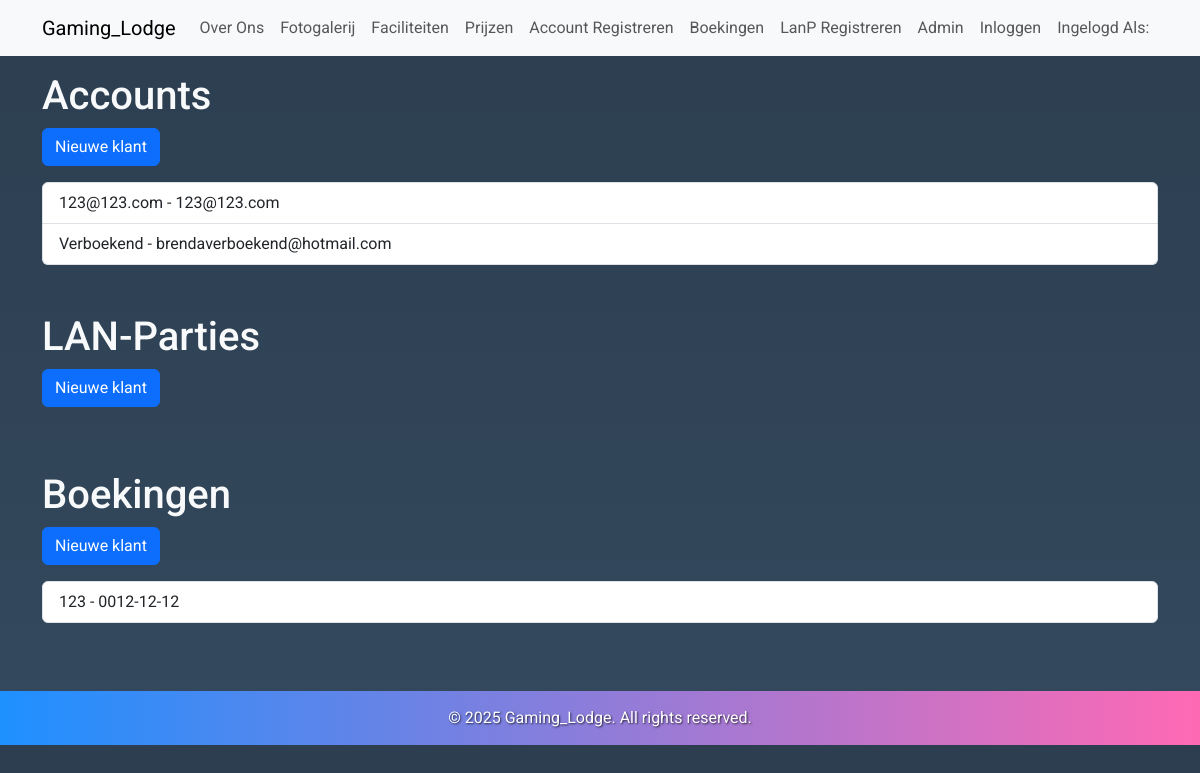
/admin, run on an earlier commit of the app's database.
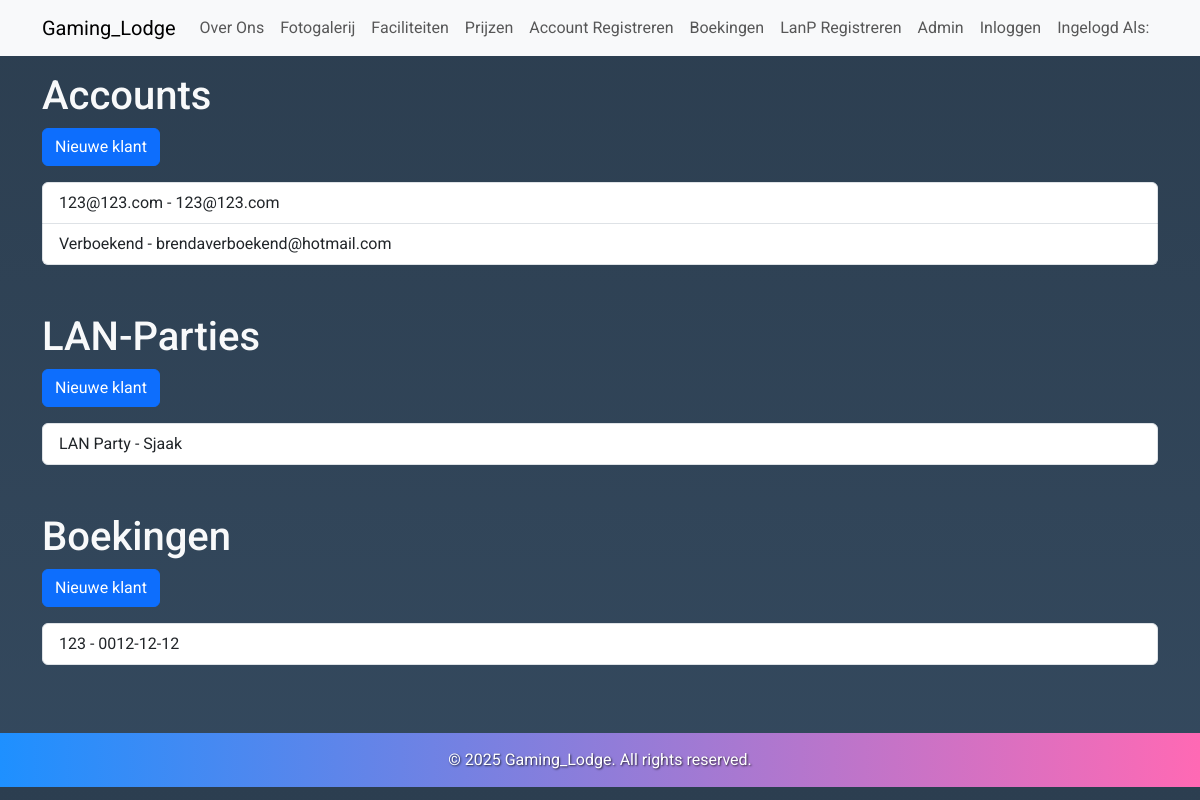
And on a later commit of the database.
### dbmodel.py (models this page shows, shortened)
class KlantTabel(db.Model, UserMixin):
    id = db.Column(db.Integer, primary_key=True)
    username = db.Column(db.String(80), nullable=False)
    email = db.Column(db.String(120), nullable=False)
    password = db.Column(db.String(120), nullable=False)

class BoekingTabel(db.Model):
    id = db.Column(db.Integer, primary_key=True)
    username = db.Column(db.String(80), nullable=False)
    email = db.Column(db.String(80), nullable=False)
    phone = db.Column(db.String(80), nullable=False)
    arrival = db.Column(db.String(80), nullable=False)
    duration = db.Column(db.String(80), nullable=False)
    adults = db.Column(db.String(80), nullable=False)
    special = db.Column(db.String(80), nullable=False)
    payment = db.Column(db.String(80), nullable=False)
    promo = db.Column(db.String(80), nullable=False)

class LanTabel(db.Model):
    id = db.Column(db.Integer, primary_key=True)
    lannaam = db.Column(db.String(80), nullable=False)
    organisator = db.Column(db.String(80), nullable=False)
    email = db.Column(db.String(120), nullable=False)
    datum = db.Column(db.String(20), nullable=False)
    aantalstoelen = db.Column(db.Integer, nullable=False)
    opmerking = db.Column(db.String(120))

### routes.py (the view)
@app.route('/admin', methods=['GET', 'POST'])
def klanten():
    users = KlantTabel.query.all()
    parties = LanTabel.query.all()
    boekingen = BoekingTabel.query.all()
    return render_template('admin.html', users=users, parties=parties, boekingen=boekingen)

### app.py (called while the page is built)
@app.before_request
def create_tables():
    db.create_all()

### templates/admin.html (shortened to what this page needs)
{% extends "base.html" %}
{% block content %}
<h1>Accounts</h1>
<a class="btn btn-primary" href="/klant/toevoegen">Nieuwe klant</a>
<ul class="list-group mt-3">
  {% for user in users %}
  <li class="list-group-item d-flex justify-content-between align-items-center">
    {{ user.username }} - {{ user.email }}
  </li>
  {% endfor %}
</ul><br><br>
<h1>LAN-Parties</h1>
<a class="btn btn-primary" href="/klant/toevoegen">Nieuwe klant</a>
<ul class="list-group mt-3">
  {% for party in parties %}
  <li class="list-group-item d-flex justify-content-between align-items-center">
    {{ party.lannaam }} - {{ party.organisator }}
  </li>
  {% endfor %}
</ul><br><br>
<h1>Boekingen</h1>
<a class="btn btn-primary" href="/klant/toevoegen">Nieuwe klant</a>
<ul class="list-group mt-3">
  {% for boeking in boekingen %}
  <li class="list-group-item d-flex justify-content-between align-items-center">
    {{ boeking.username }} - {{ boeking.arrival }}
  </li>
  {% endfor %}
</ul><br><br>
{% endblock %}

### templates/base.html (shortened to what this page needs)
<!DOCTYPE html>
<html lang="en">
<head>
    <link rel="stylesheet" href="https://cdn.jsdelivr.net/npm/bootstrap@5.3.0/dist/css/bootstrap.min.css">
</head>
<body>
    <nav class="navbar navbar-expand-lg navbar-light bg-light">
        <div class="container">
            <a class="navbar-brand" href="/">Gaming_Lodge</a>
            <div class="collapse navbar-collapse" id="navbarNav">
                <ul class="navbar-nav me-auto">
                    <li class="nav-item"><a class="nav-link" href="/overons">Over Ons</a></li>
                    <li class="nav-item"><a class="nav-link" href="/fotogalerij">Fotogalerij</a></li>
                    <li class="nav-item"><a class="nav-link" href="/faciliteiten">Faciliteiten</a></li>
                    <li class="nav-item"><a class="nav-link" href="/prijslijst">Prijzen</a></li>
                    <li class="nav-item"><a class="nav-link" href="/registreren">Account Registreren</a></li>
                    <li class="nav-item"><a class="nav-link" href="/boekingsformulier">Boekingen</a></li>
                    <li class="nav-item"><a class="nav-link" href="/reglan">LanP Registreren</a></li>
                    <li class="nav-item"><a class="nav-link" href="/admin">Admin</a></li>
                    <li class="nav-item"><a class="nav-link" href="/login">Inloggen</a></li>
                    <li class="nav-item">
                        <a class="nav-link" href="/account-wijzigen">Ingelogd Als: {{ current_user.username }}</a>
                    </li>
                </ul>
            </div>
        </div>
    </nav>
    <div class="container mt-3">
        {% block content %}{% endblock %}
    </div>
    <footer>
        <p>&copy; 2025 Gaming_Lodge. All rights reserved.</p>
    </footer>
</body>
</html>

### templates/base.html (style rules this page uses)
body { font-family: 'Roboto', sans-serif; margin: 0; padding: 0; background: linear-gradient(to bottom, #2c3e50, #34495e); color: #f8f9fa; }
footer { background: linear-gradient(90deg, #1e90ff, #ff69b4); color: #fff; padding: 15px 0; text-align: center; margin-top: 20px; text-shadow: 1px 1px 2px rgba(0, 0, 0, 0.7); }
footer p { margin: 0; font-size: 1em; }

What changed in the data, as far as the page shows it:
added LanTabel: lannaam "LAN Party", organisator "Sjaak"
